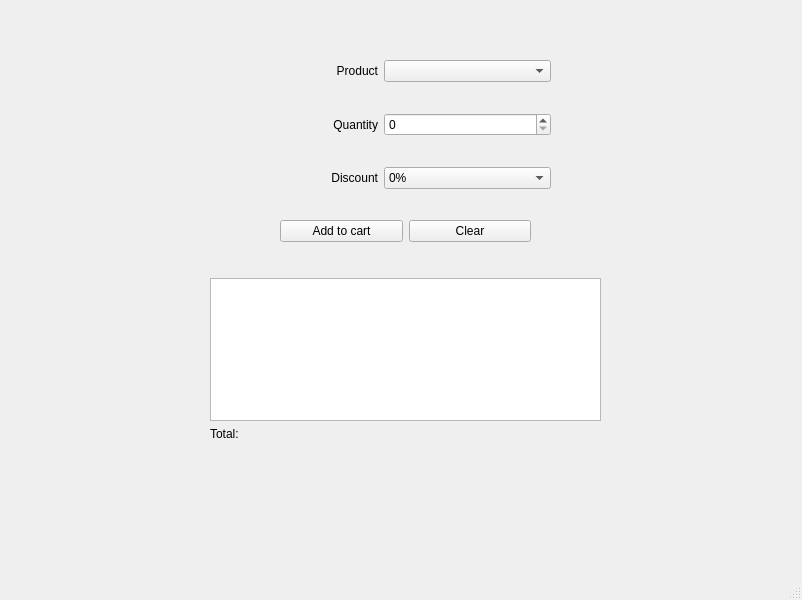
<?xml version="1.0" encoding="UTF-8"?>
<ui version="4.0">
 <class>MainWindow</class>
 <widget class="QMainWindow" name="MainWindow">
  <property name="geometry">
   <rect>
    <x>0</x>
    <y>0</y>
    <width>802</width>
    <height>600</height>
   </rect>
  </property>
  <property name="windowTitle">
   <string>MainWindow</string>
  </property>
  <widget class="QWidget" name="centralwidget">
   <widget class="QWidget" name="verticalLayoutWidget">
    <property name="geometry">
     <rect>
      <x>160</x>
      <y>60</y>
      <width>491</width>
      <height>431</height>
     </rect>
    </property>
    <layout class="QVBoxLayout" name="verticalLayout_2">
     <item>
      <layout class="QHBoxLayout" name="horizontalLayout">
       <property name="sizeConstraint">
        <enum>QLayout::SetDefaultConstraint</enum>
       </property>
       <property name="leftMargin">
        <number>50</number>
       </property>
       <property name="rightMargin">
        <number>100</number>
       </property>
       <property name="bottomMargin">
        <number>25</number>
       </property>
       <item>
        <widget class="QLabel" name="label">
         <property name="layoutDirection">
          <enum>Qt::LeftToRight</enum>
         </property>
         <property name="text">
          <string>Product</string>
         </property>
         <property name="alignment">
          <set>Qt::AlignRight|Qt::AlignTrailing|Qt::AlignVCenter</set>
         </property>
        </widget>
       </item>
       <item>
        <widget class="QComboBox" name="productBox">
         <item>
          <property name="text">
           <string/>
          </property>
         </item>
         <item>
          <property name="text">
           <string>Bimoli (Rp 20.000)</string>
          </property>
         </item>
         <item>
          <property name="text">
           <string>Beras 5 Kg (Rp 75.000)</string>
          </property>
         </item>
         <item>
          <property name="text">
           <string>Kecap XYZ (Rp 7.000)</string>
          </property>
         </item>
         <item>
          <property name="text">
           <string>Saos Tiram (Rp 10.000)</string>
          </property>
         </item>
        </widget>
       </item>
      </layout>
     </item>
     <item>
      <layout class="QHBoxLayout" name="horizontalLayout_3">
       <property name="sizeConstraint">
        <enum>QLayout::SetDefaultConstraint</enum>
       </property>
       <property name="leftMargin">
        <number>50</number>
       </property>
       <property name="rightMargin">
        <number>100</number>
       </property>
       <property name="bottomMargin">
        <number>25</number>
       </property>
       <item>
        <widget class="QLabel" name="label_3">
         <property name="layoutDirection">
          <enum>Qt::LeftToRight</enum>
         </property>
         <property name="text">
          <string>Quantity</string>
         </property>
         <property name="alignment">
          <set>Qt::AlignRight|Qt::AlignTrailing|Qt::AlignVCenter</set>
         </property>
        </widget>
       </item>
       <item>
        <widget class="QSpinBox" name="quantityBox"/>
       </item>
      </layout>
     </item>
     <item>
      <layout class="QHBoxLayout" name="horizontalLayout_2">
       <property name="sizeConstraint">
        <enum>QLayout::SetDefaultConstraint</enum>
       </property>
       <property name="leftMargin">
        <number>50</number>
       </property>
       <property name="rightMargin">
        <number>100</number>
       </property>
       <property name="bottomMargin">
        <number>25</number>
       </property>
       <item>
        <widget class="QLabel" name="label_2">
         <property name="layoutDirection">
          <enum>Qt::LeftToRight</enum>
         </property>
         <property name="text">
          <string>Discount</string>
         </property>
         <property name="alignment">
          <set>Qt::AlignRight|Qt::AlignTrailing|Qt::AlignVCenter</set>
         </property>
        </widget>
       </item>
       <item>
        <widget class="QComboBox" name="discountBox">
         <property name="layoutDirection">
          <enum>Qt::LeftToRight</enum>
         </property>
         <property name="autoFillBackground">
          <bool>false</bool>
         </property>
         <item>
          <property name="text">
           <string>0%</string>
          </property>
         </item>
         <item>
          <property name="text">
           <string>5%</string>
          </property>
         </item>
         <item>
          <property name="text">
           <string>10%</string>
          </property>
         </item>
         <item>
          <property name="text">
           <string>15%</string>
          </property>
         </item>
        </widget>
       </item>
      </layout>
     </item>
     <item>
      <layout class="QHBoxLayout" name="horizontalLayout_4">
       <property name="leftMargin">
        <number>120</number>
       </property>
       <property name="rightMargin">
        <number>120</number>
       </property>
       <property name="bottomMargin">
        <number>30</number>
       </property>
       <item>
        <widget class="QPushButton" name="btnAddCart">
         <property name="text">
          <string>Add to cart</string>
         </property>
        </widget>
       </item>
       <item>
        <widget class="QPushButton" name="btnClear">
         <property name="text">
          <string>Clear</string>
         </property>
        </widget>
       </item>
      </layout>
     </item>
     <item>
      <layout class="QVBoxLayout" name="verticalLayout_3">
       <property name="leftMargin">
        <number>50</number>
       </property>
       <property name="topMargin">
        <number>0</number>
       </property>
       <property name="rightMargin">
        <number>50</number>
       </property>
       <property name="bottomMargin">
        <number>50</number>
       </property>
       <item>
        <widget class="QListView" name="listView"/>
       </item>
       <item>
        <widget class="QLabel" name="label_4">
         <property name="text">
          <string>Total:</string>
         </property>
        </widget>
       </item>
      </layout>
     </item>
    </layout>
   </widget>
  </widget>
  <widget class="QMenuBar" name="menubar">
   <property name="geometry">
    <rect>
     <x>0</x>
     <y>0</y>
     <width>802</width>
     <height>21</height>
    </rect>
   </property>
  </widget>
  <widget class="QStatusBar" name="statusbar"/>
 </widget>
 <resources/>
 <connections>
  <connection>
   <sender>btnAddCart</sender>
   <signal>clicked()</signal>
   <receiver>listView</receiver>
   <slot>show()</slot>
   <hints>
    <hint type="sourcelabel">
     <x>341</x>
     <y>242</y>
    </hint>
    <hint type="destinationlabel">
     <x>405</x>
     <y>365</y>
    </hint>
   </hints>
  </connection>
  <connection>
   <sender>btnClear</sender>
   <signal>clicked()</signal>
   <receiver>listView</receiver>
   <slot>clearSelection()</slot>
   <hints>
    <hint type="sourcelabel">
     <x>468</x>
     <y>242</y>
    </hint>
    <hint type="destinationlabel">
     <x>405</x>
     <y>365</y>
    </hint>
   </hints>
  </connection>
  <connection>
   <sender>productBox</sender>
   <signal>activated(QString)</signal>
   <receiver>listView</receiver>
   <slot>update()</slot>
   <hints>
    <hint type="sourcelabel">
     <x>466</x>
     <y>92</y>
    </hint>
    <hint type="destinationlabel">
     <x>405</x>
     <y>365</y>
    </hint>
   </hints>
  </connection>
  <connection>
   <sender>quantityBox</sender>
   <signal>valueChanged(int)</signal>
   <receiver>listView</receiver>
   <slot>update()</slot>
   <hints>
    <hint type="sourcelabel">
     <x>466</x>
     <y>142</y>
    </hint>
    <hint type="destinationlabel">
     <x>405</x>
     <y>365</y>
    </hint>
   </hints>
  </connection>
  <connection>
   <sender>discountBox</sender>
   <signal>activated(QString)</signal>
   <receiver>listView</receiver>
   <slot>update()</slot>
   <hints>
    <hint type="sourcelabel">
     <x>466</x>
     <y>192</y>
    </hint>
    <hint type="destinationlabel">
     <x>405</x>
     <y>365</y>
    </hint>
   </hints>
  </connection>
 </connections>
</ui>
